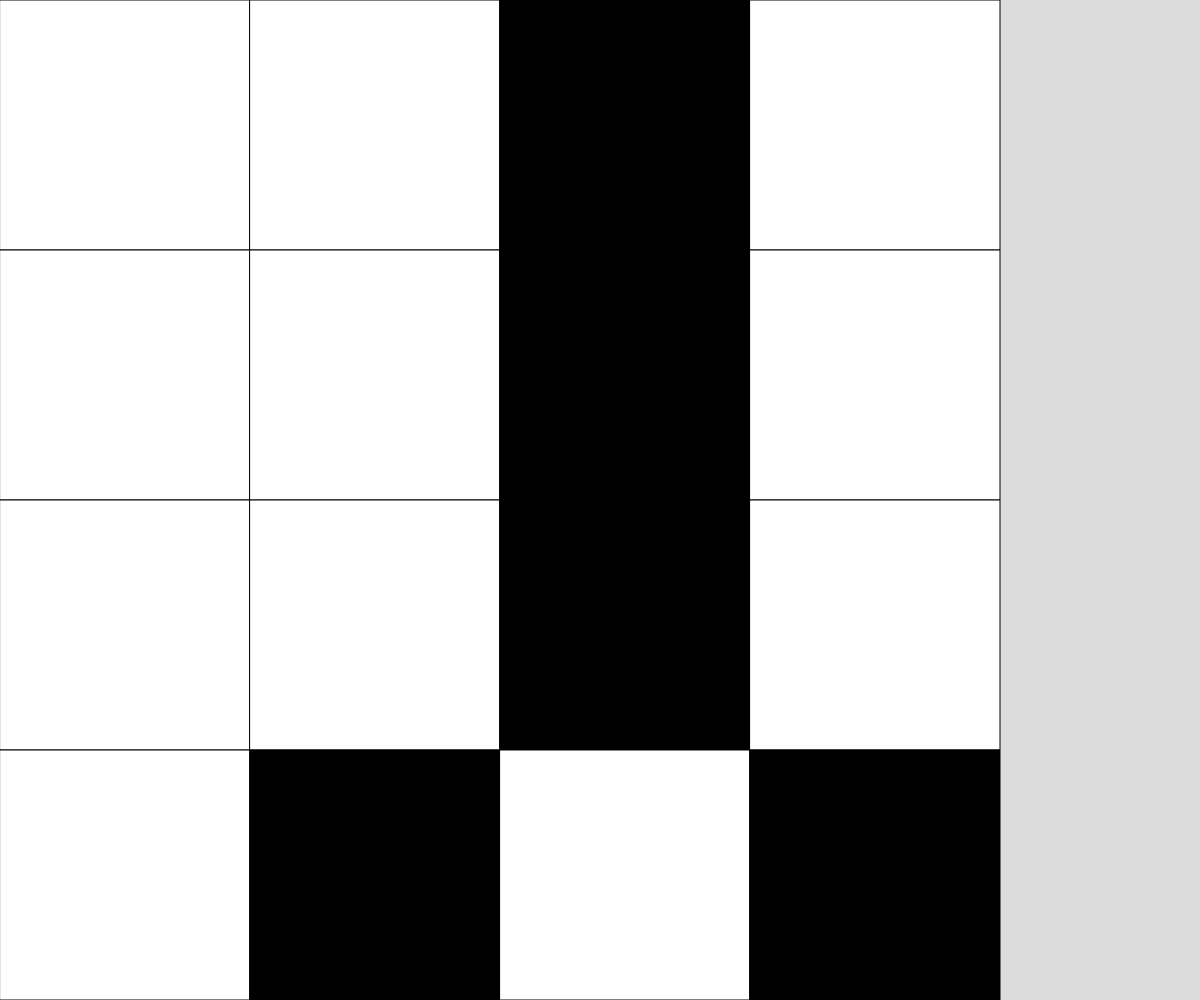
Frame 1 (no input)
Frame 60 (no input): identical to frame 1, image omitted
Frame 120 (the mouse pressed at the canvas centre since frame 60): identical to frame 1, image omitted

The p5.js sketch that drew this single still picture (run headless with seeded random() and noise() and a simulated clock; from frame 60 on, the mouse is pressed at the canvas centre):

// p5.js sketch
// ── sketch.js
// Grid demo
// learning 2d arrays

let theGrid = [[0, 0, 1, 0], 
               [0, 0, 1, 0], 
               [0, 0, 1, 0],
               [0, 1, 0, 1]];

const SQUARE_DIMENSION = theGrid.length;

let cellSize;

function setup() {
  createCanvas(windowWidth, windowHeight);
  if (width < height) {
    cellSize = width/SQUARE_DIMENSION;
  }
  else {
    cellSize = height / SQUARE_DIMENSION;
  }
}

function draw() {
  background(220);
  showGrid();
}

function showGrid() {
  for (let y = 0; y < SQUARE_DIMENSION; y++) {
    for (let x = 0; x < SQUARE_DIMENSION; x++) {
      if (theGrid[y][x] === 1) {
        fill("black");
      }
      if (theGrid[y][x] === 0) {
        fill("white");
      }
      square(x * cellSize, y * cellSize, cellSize);
    }
  }
}

function mouseClicked() {
  theGrid[0][0] = 1;
}
